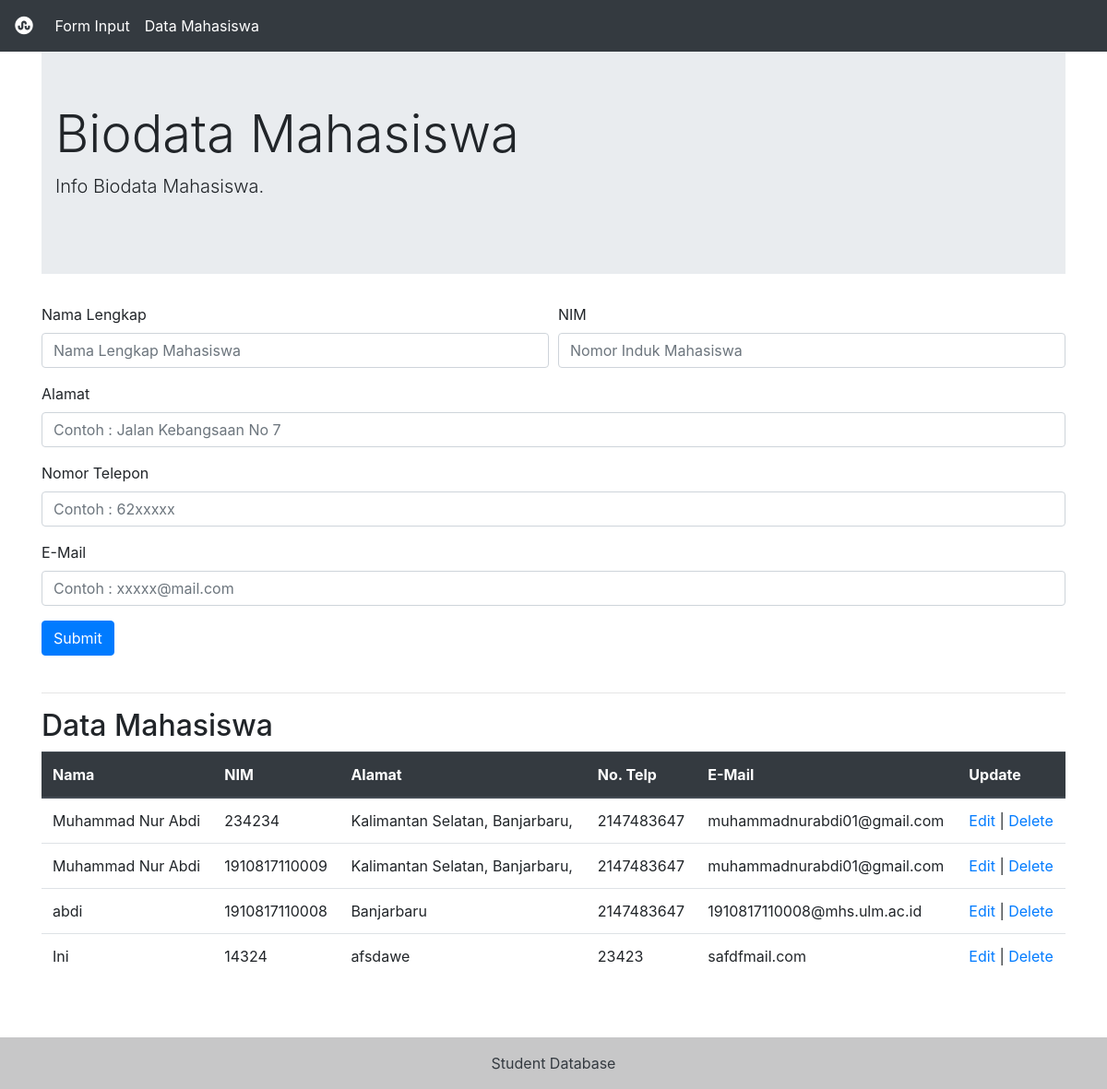
The page / on the database its author committed.
### tables this page shows
CREATE TABLE `mahasiswa` (
  `nama_mhs` varchar(65) NOT NULL,
  `nim_mhs` varchar(13) NOT NULL,
  `almt_mhs` text NOT NULL,
  `no_mhs` int(11) NOT NULL,
  `email_mhs` varchar(65) NOT NULL,
  `no` int(11) NOT NULL
);

### index.php (the view, shortened to what this page needs)
<!DOCTYPE html>
<html lang="en" style="scroll-behavior:smooth">
<head>
    <link rel="stylesheet" href="https://cdn.jsdelivr.net/npm/bootstrap@4.6.1/dist/css/bootstrap.min.css">
</head>
<body>
    <nav class="navbar fixed-top navbar-expand-lg navbar-dark bg-dark">
        <a class="navbar-brand" href="#">
            <i class="fab fa-stumbleupon-circle"></i></a>
        <div class="collapse navbar-collapse" id="navbarNavAltMarkup">
            <div class="navbar-nav">
                <a class="nav-link active" href="#">Form Input<span class="sr-only">(current)</span></a>
                <a class="nav-link active" href="#data">Data Mahasiswa</a>
            </div>
        </div>
    </nav>
    <br><br>
    <div class="container">
        <div class="jumbotron jumbotron-fluid">
            <div class="container">
                <h1 class="display-4">Biodata Mahasiswa</h1>
                <p class="lead">Info Biodata Mahasiswa.</p>
            </div>
        </div>
        <form method="post" name="form">
            <div class="form-row" id="input">
                <div class="form-group col-md-6">
                    <label for="inputEmail4">Nama Lengkap</label>
                    <input type="text" name="nama_mhs" class="form-control" id="nama_mhs" placeholder="Nama Lengkap Mahasiswa" required>
                </div>
                <div class="form-group col-md-6">
                    <label for="inputNIM">NIM</label>
                    <input type="number" name="nim_mhs" class="form-control" id="nim_mhs" web placeholder="Nomor Induk Mahasiswa" required>
                </div>
            </div>
            <div class="form-group">
                <label for="inputAlamat">Alamat</label>
                <input type="text" name="almt_mhs" class="form-control" id="almt_mhs" placeholder="Contoh : Jalan Kebangsaan No 7">
            </div>
            <div class="form-group">
                <label for="inputNumber">Nomor Telepon</label>
                <input type="number" name="no_mhs" class="form-control" id="no_mhs" placeholder="Contoh : 62xxxxx">
            </div>
            <div class="form-group">
                <label for="inputEmail">E-Mail</label>
                <input type="email" name="email_mhs" class="form-control" id="email_mhs" placeholder="Contoh : xxxxx@mail.com">
            </div>
            <button type="submit" name="Submit" class="btn btn-primary">Submit</button>
        </form><br>
        <?php
        include_once("config.php");
        ?>
        <hr>
        <h2>Data Mahasiswa</h2>
        <table class="table" id="data">
            <thead class="thead-dark">
                <tr>
                    <th scope="col">Nama</th>
                    <th scope="col">NIM</th>
                    <th scope="col">Alamat</th>
                    <th scope="col">No. Telp</th>
                    <th scope="col">E-Mail</th>
                    <th scope="col">Update</th>
                </tr>
            </thead>
            <tbody>
                <?php
                $result = mysqli_query($mysqli, "SELECT * FROM mahasiswa ORDER BY nim_mhs DESC");
                while ($user_data = mysqli_fetch_array($result)) {
                    echo "<tr>";
                    echo "<td>" . $user_data['nama_mhs'] . "</td>";
                    echo "<td>" . $user_data['nim_mhs'] . "</td>";
                    echo "<td>" . $user_data['almt_mhs'] . "</td>";
                    echo "<td>" . $user_data['no_mhs'] . "</td>";
                    echo "<td>" . $user_data['email_mhs'] . "</td>";
                    echo "<td><a href='edit.php?id=$user_data[nim_mhs]'>Edit</a> | <a href='delete.php?id=$user_data[nim_mhs]'>Delete</a></td></tr>";
                }
                ?>
            </tbody>
        </table>
    </div>
    <br><br>
    <footer class="bg-light text-center text-lg-start">
        <div class="text-center p-3" style="background-color: rgba(0, 0, 0, 0.2);">
            <a class="text-dark" href="#">Student Database</a>
        </div>
    </footer>
</body>
</html>

### rows shown on the page
mahasiswa: nama_mhs "Muhammad Nur Abdi", nim_mhs "234234", almt_mhs "Kalimantan Selatan, Banjarbaru,", no_mhs "2147483647", email_mhs "muhammadnurabdi01@gmail.com"
mahasiswa: nama_mhs "Muhammad Nur Abdi", nim_mhs "1910817110009", almt_mhs "Kalimantan Selatan, Banjarbaru,", no_mhs "2147483647", email_mhs "muhammadnurabdi01@gmail.com"
mahasiswa: nama_mhs "abdi", nim_mhs "1910817110008", almt_mhs "Banjarbaru", no_mhs "2147483647", email_mhs "1910817110008@mhs.ulm.ac.id"
mahasiswa: nama_mhs "Ini", nim_mhs "14324", almt_mhs "afsdawe", no_mhs "23423", email_mhs "safdfmail.com"
